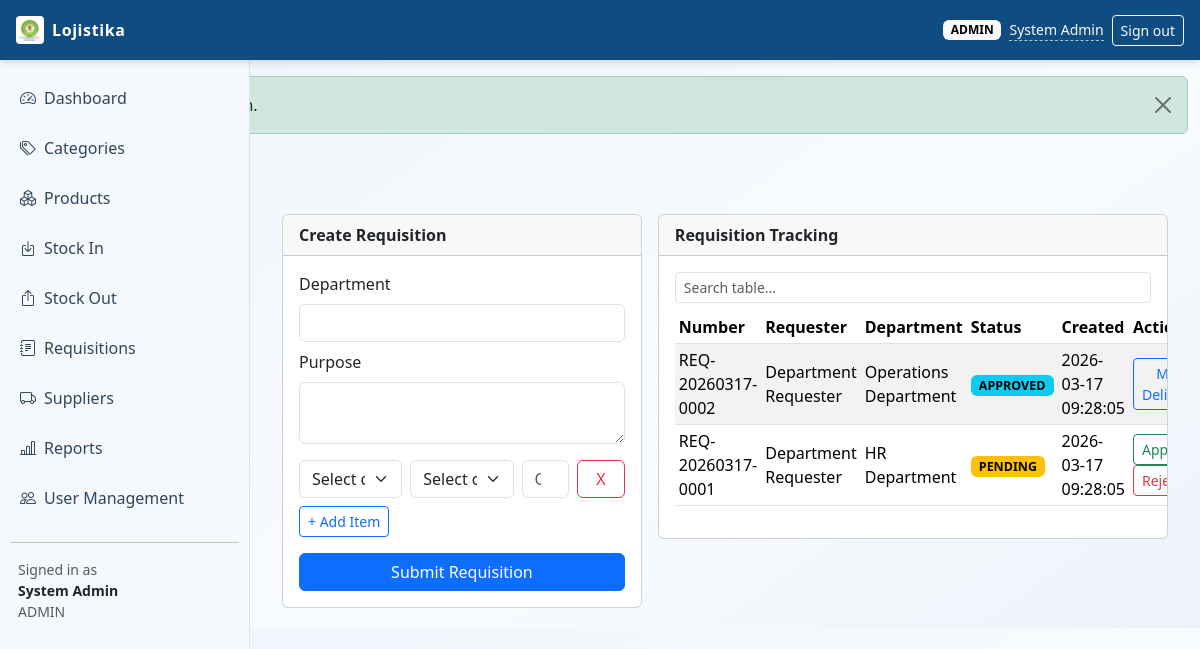
Page /index.php?page=requisitions (signed in) on the committed database.
### tables this page shows
CREATE TABLE requisitions (
    id INT UNSIGNED AUTO_INCREMENT PRIMARY KEY,
    req_number VARCHAR(30) NOT NULL,
    requester_id INT UNSIGNED NOT NULL,
    department VARCHAR(120) NOT NULL,
    purpose VARCHAR(255) NULL,
    status ENUM('pending', 'approved', 'rejected', 'delivered', 'cancelled') NOT NULL DEFAULT 'pending',
    approved_by INT UNSIGNED NULL,
    approved_at DATETIME NULL,
    delivered_by INT UNSIGNED NULL,
    delivered_at DATETIME NULL,
    rejection_reason VARCHAR(255) NULL,
    created_at TIMESTAMP NOT NULL DEFAULT CURRENT_TIMESTAMP,
    updated_at TIMESTAMP NOT NULL DEFAULT CURRENT_TIMESTAMP ON UPDATE CURRENT_TIMESTAMP,
    CONSTRAINT uq_requisitions_req_number UNIQUE (req_number),
    CONSTRAINT fk_requisitions_requester FOREIGN KEY (requester_id) REFERENCES users(id) ON DELETE RESTRICT,
    CONSTRAINT fk_requisitions_approved_by FOREIGN KEY (approved_by) REFERENCES users(id) ON DELETE SET NULL,
    CONSTRAINT fk_requisitions_delivered_by FOREIGN KEY (delivered_by) REFERENCES users(id) ON DELETE SET NULL
);

CREATE TABLE users (
    id INT UNSIGNED AUTO_INCREMENT PRIMARY KEY,
    full_name VARCHAR(120) NOT NULL,
    email VARCHAR(120) NOT NULL UNIQUE,
    password_hash VARCHAR(255) NOT NULL,
    role ENUM('admin', 'warehouse', 'requester') NOT NULL,
    departments VARCHAR(180) NOT NULL DEFAULT 'Departamento de Administracao e Financas',
    is_active TINYINT(1) NOT NULL DEFAULT 1,
    created_at TIMESTAMP NOT NULL DEFAULT CURRENT_TIMESTAMP,
    updated_at TIMESTAMP NOT NULL DEFAULT CURRENT_TIMESTAMP ON UPDATE CURRENT_TIMESTAMP
);

### config/db_connect.php (called while the page is built, shortened)
<?php
function env_value(array $keys, string $default = ''): string
{
    return $default;
}
function file_db_config(): array
{
    $filePath = __DIR__ . DIRECTORY_SEPARATOR . 'db_credentials.php';
    if (!is_file($filePath)) {
        return [];
    }
    $config = require $filePath;
    return is_array($config) ? $config : [];
}
function db_config(): array
{
    $fileConfig = file_db_config();
    return [
        'host' => env_value(['DB_HOST', 'MYSQL_HOST', 'DATABASE_HOST'], (string) ($fileConfig['host'] ?? '127.0.0.1')),
        'port' => (int) env_value(['DB_PORT', 'MYSQL_PORT', 'DATABASE_PORT'], (string) ($fileConfig['port'] ?? '3306')),
        'user' => env_value(['DB_USER', 'MYSQL_USER', 'DATABASE_USER'], (string) ($fileConfig['user'] ?? 'root')),
        'pass' => env_value(['DB_PASS', 'MYSQL_PASSWORD', 'DATABASE_PASSWORD'], (string) ($fileConfig['pass'] ?? '')),
        'name' => env_value(['DB_NAME', 'MYSQL_DATABASE', 'DATABASE_NAME'], (string) ($fileConfig['name'] ?? 'logistics_lms')),
    ];
}
function db_connect(): mysqli
{
    static $conn = null;
    if ($conn instanceof mysqli) {
        return $conn;
    }
    $cfg = db_config();
    try {
        $conn = new mysqli($cfg['host'], $cfg['user'], $cfg['pass'], $cfg['name'], $cfg['port']);
    } catch (mysqli_sql_exception $e) {
        http_response_code(500);
        if (stripos($e->getMessage(), 'Unknown database') !== false) {
            $sqlFile = dirname(__DIR__) . DIRECTORY_SEPARATOR . 'database.sql';
            $message = 'Database "' . $cfg['name'] . '" does not exist. Import the project SQL file first.';
            if (is_file($sqlFile)) {
                $message .= ' Expected file: ' . $sqlFile;
            }
            exit($message);
        }
        if (stripos($e->getMessage(), 'Access denied for user') !== false) {
            $configFile = __DIR__ . DIRECTORY_SEPARATOR . 'db_credentials.php';
            $message = 'Database login failed for user "' . $cfg['user'] . '" at host "' . $cfg['host'] . '".';
            $message .= ' Set hosting credentials via environment variables or create: ' . $configFile;
            exit($message);
        }
        exit('Database connection failed: ' . $e->getMessage());
    }
    $conn->set_charset('utf8mb4');
    return $conn;
}

### config/helpers.php (called while the page is built, shortened)
<?php
require_once __DIR__ . '/db_connect.php';
function db(): mysqli
{
    return db_connect();
}
function h(?string $value): string
{
    return htmlspecialchars((string) $value, ENT_QUOTES, 'UTF-8');
}
function current_user(): ?array
{
    return $_SESSION['user'] ?? null;
}
function has_role(array $roles): bool
{
    $user = current_user();
    return in_array($user['role'], $roles, true);
}

### modules/requisitions/index.php (the view, shortened to what this page needs)
<?php
$where = '';
$listSql = "SELECT r.*, u.full_name AS requester_name
            FROM requisitions r
            INNER JOIN users u ON u.id = r.requester_id
            {$where}
            ORDER BY r.id DESC
            LIMIT 30";
$requisitions = db()->query($listSql);
function status_badge(string $status): string
{
    $map = [
        'pending' => 'text-bg-warning',
        'approved' => 'text-bg-info',
        'rejected' => 'text-bg-danger',
        'delivered' => 'text-bg-success',
        'cancelled' => 'text-bg-secondary',
    ];
    return $map[$status] ?? 'text-bg-secondary';
}
?>
<div class="container-fluid">
    <div class="row g-3">
        <div class="col-lg-5">
            <div class="card">
                <div class="card-header fw-semibold">Create Requisition</div>
                <div class="card-body">
                    <form method="post">
                        <div class="mb-2">
                            <label class="form-label">Department</label>
                            <input type="text" class="form-control" name="department" required>
                        </div>
                        <div class="mb-3">
                            <label class="form-label">Purpose</label>
                            <textarea class="form-control" name="purpose" rows="2"></textarea>
                        </div>
                        <div id="requisition-items">
                            <div class="row g-2 req-item-row mb-2">
                                <div class="col-4">
                                    <select class="form-select req-category-select" name="category_id[]" required>
                                        <option value="">Select category</option>
                                    </select>
                                </div>
                                <div class="col-4">
                                    <select class="form-select req-product-select" name="product_id[]" required>
                                        <option value="">Select category first</option>
                                    </select>
                                </div>
                                <div class="col-2">
                                    <input type="number" step="0.01" min="0.01" class="form-control" name="quantity_requested[]" placeholder="Qty" required>
                                </div>
                                <div class="col-2 d-flex">
                                    <button type="button" class="btn btn-outline-danger remove-item-row w-100">X</button>
                                </div>
                            </div>
                        </div>
                        <button type="button" class="btn btn-sm btn-outline-primary mb-3" id="add-item-row">+ Add Item</button>
                        <button type="submit" class="btn btn-primary w-100">Submit Requisition</button>
                    </form>
                </div>
            </div>
        </div>
        <div class="col-lg-7">
            <div class="card">
                <div class="card-header fw-semibold">Requisition Tracking</div>
                <div class="card-body table-responsive">
                    <input type="text" class="form-control form-control-sm mb-2" placeholder="Search table..." data-table-search="reqTable">
                    <table id="reqTable" class="table table-sm table-striped align-middle">
                        <thead>
                        <tr>
                            <th>Number</th>
                            <th>Requester</th>
                            <th>Department</th>
                            <th>Status</th>
                            <th>Created</th>
                            <th>Action</th>
                        </tr>
                        </thead>
                        <tbody>
                        <?php while ($r = $requisitions->fetch_assoc()): ?>
                            <tr>
                                <td><?= h($r['req_number']) ?></td>
                                <td><?= h($r['requester_name']) ?></td>
                                <td><?= h($r['department']) ?></td>
                                <td><span class="badge badge-status <?= status_badge($r['status']) ?>"><?= strtoupper(h($r['status'])) ?></span></td>
                                <td><?= h($r['created_at']) ?></td>
                                <td>
                                    <?php if ($r['status'] === 'pending' && has_role(['admin'])): ?>
                                        <form method="post" class="d-inline">
                                            <button class="btn btn-sm btn-outline-success">Approve</button>
                                        </form>
                                        <form method="post" class="d-inline">
                                            <button class="btn btn-sm btn-outline-danger">Reject</button>
                                        </form>
                                    <?php endif; ?>
                                    <?php if ($r['status'] === 'approved' && has_role(['admin', 'warehouse'])): ?>
                                        <form method="post" class="d-inline">
                                            <button class="btn btn-sm btn-outline-primary">Mark Delivered</button>
                                        </form>
                                    <?php endif; ?>
                                </td>
                            </tr>
                        <?php endwhile; ?>
                        </tbody>
                    </table>
                </div>
            </div>
        </div>
    </div>
</div>

### assets/css/style.css (style rules this page uses)
:root { --lms-header: #0f4c81; --lms-sidebar: #f5f8fc; --lms-accent: #1f6fb2; --lms-text: #1c2733; --lms-border: #d7e2ef; }
body { font-family: "Segoe UI", Tahoma, Geneva, Verdana, sans-serif; background: linear-gradient(145deg, #eef4fb 0%, #f8fbff 60%, #edf3fa 100%); color: var(--lms-text); }
.table thead { background: #edf4fb; }
.badge-status { font-size: 0.78rem; }

### rows in the picture
requisitions: req_number "REQ-20260317-0002", requester.full_name "Department Requester", department "Operations Department", status "APPROVED", created_at "2026-03-17 09:28:05"
requisitions: req_number "REQ-20260317-0001", requester.full_name "Department Requester", department "HR Department", status "PENDING", created_at "2026-03-17 09:28:05"

### other values in the picture
$user['role'] "ADMIN"
$user['full_name'] "System Admin"
